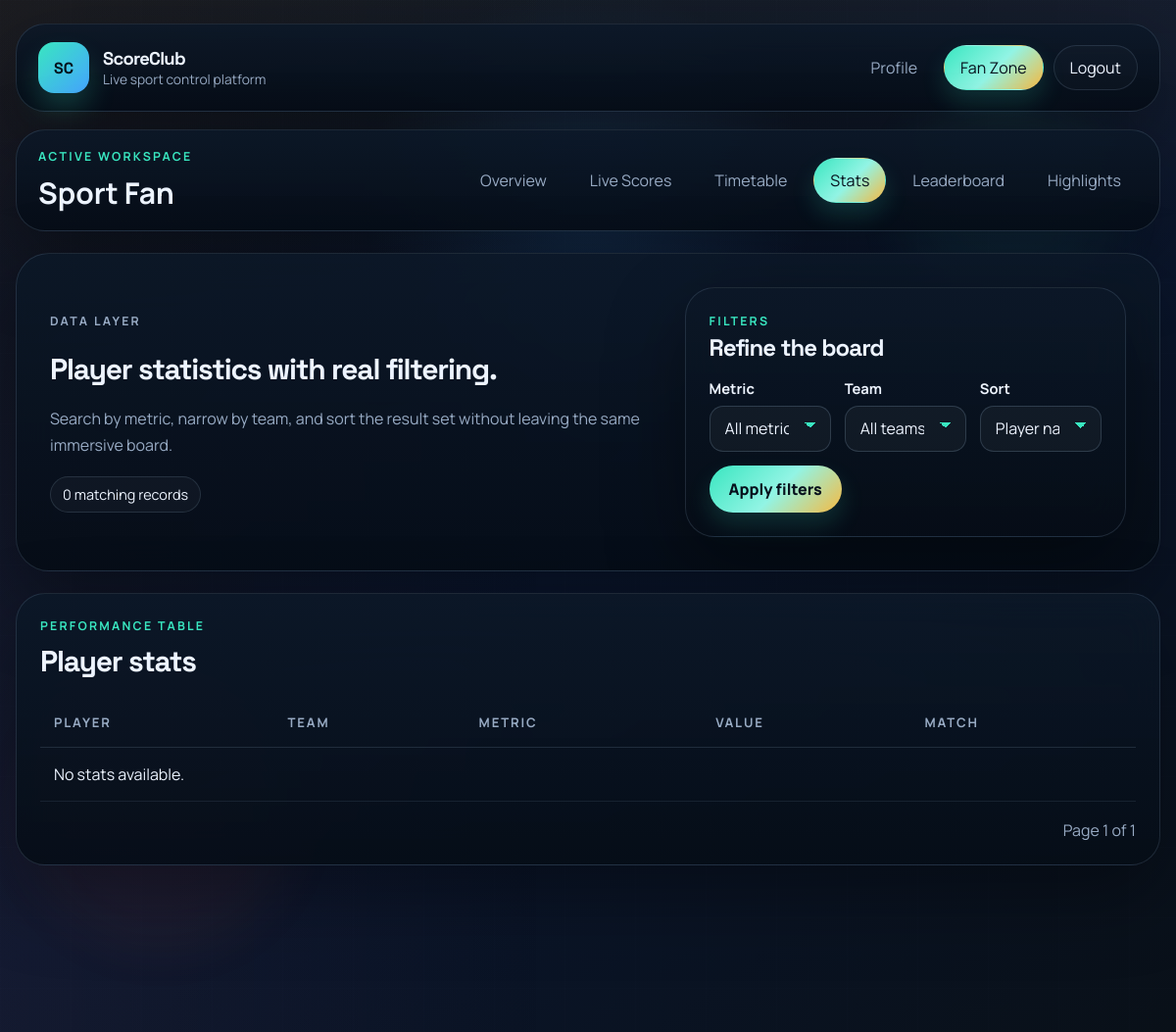
/fan/stats/?metric=&team=&sort=player_name&page=3 (signed in), run on an earlier commit of the app's database.
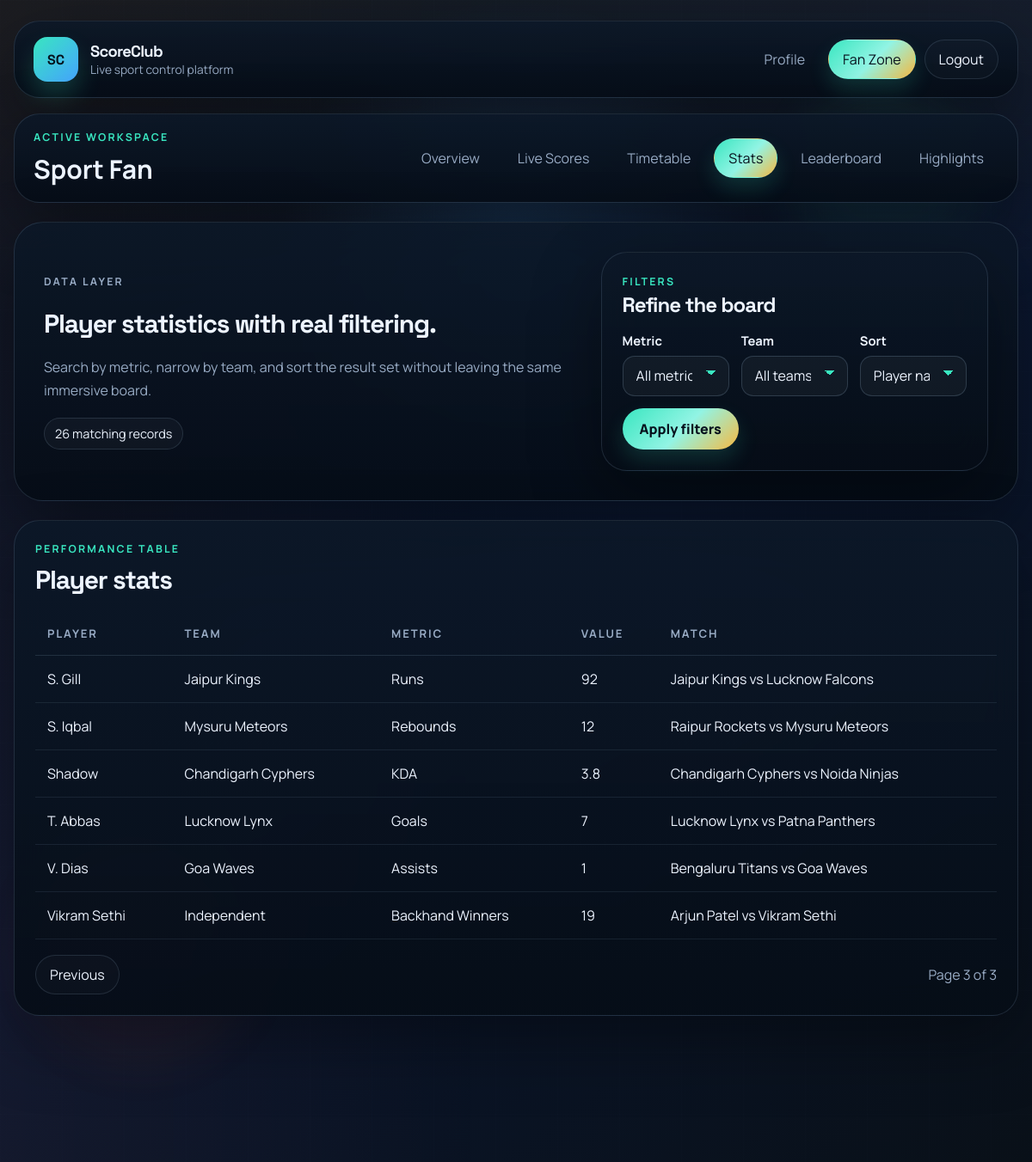
And on a later commit of the database.
### accounts/models.py (models this page shows)
class User(AbstractUser):
	ROLE_FAN = "fan"
	ROLE_ORGANIZER = "organizer"
	ROLE_MEDIA = "media"
	ROLE_CHOICES = [
		(ROLE_FAN, "Sport Fan"),
		(ROLE_ORGANIZER, "Organizer"),
		(ROLE_MEDIA, "Media & Broadcast"),
	]
	role = models.CharField(max_length=20, choices=ROLE_CHOICES)

### organizer/models.py (models this page shows, shortened)
class PlayerStat(models.Model):
	match = models.ForeignKey(Match, on_delete=models.CASCADE, related_name="player_stats")
	player_name = models.CharField(max_length=120)
	team_name = models.CharField(max_length=120)
	metric_name = models.CharField(max_length=80)
	metric_value = models.CharField(max_length=80)
	availability = models.CharField(max_length=80, default="Available")
	updated_at = models.DateTimeField(auto_now=True)
	class Meta:
		ordering = ["player_name"]

class Match(models.Model):
	STATUS_SCHEDULED = "scheduled"
	STATUS_LIVE = "live"
	STATUS_FINISHED = "finished"
	STATUS_CHOICES = [
		(STATUS_SCHEDULED, "Scheduled"),
		(STATUS_LIVE, "Live"),
		(STATUS_FINISHED, "Finished"),
	]
	sport = models.CharField(max_length=50)
	home_team = models.CharField(max_length=100)
	away_team = models.CharField(max_length=100)
	venue = models.CharField(max_length=150)
	start_time = models.DateTimeField()
	status = models.CharField(max_length=20, choices=STATUS_CHOICES, default=STATUS_SCHEDULED)
	created_at = models.DateTimeField(auto_now_add=True)
	class Meta:
		ordering = ["start_time"]

### fan/views.py (the view)
# urls.py: path("stats/", views.stats_view, name="stats"),
@role_required("fan")
def stats_view(request):
	filter_options = _fan_filter_options()
	metric = request.GET.get("metric", "").strip()
	team = request.GET.get("team", "").strip()
	sort = request.GET.get("sort", "player_name").strip() or "player_name"
	stats = PlayerStat.objects.select_related("match").all()
	if metric:
		stats = stats.filter(metric_name__icontains=metric)
	if team:
		stats = stats.filter(team_name__icontains=team)
	stats = stats.order_by(sort)
	paginator = Paginator(stats, 10)
	page_obj = paginator.get_page(request.GET.get("page"))
	return render(
		request,
		"fan/stats.html",
		{
			"stats": page_obj,
			"metric": metric,
			"team": team,
			"sort": sort,
			"stats_count": stats.count(),
			"metrics": filter_options["metrics"],
			"teams": filter_options["teams"],
		},
	)

### fan/views.py (called while the page is built)
def _fan_filter_options():
	return {
		"sports": list(Match.objects.order_by("sport").values_list("sport", flat=True).distinct()),
		"metrics": list(PlayerStat.objects.order_by("metric_name").values_list("metric_name", flat=True).distinct()),
		"teams": list(PlayerStat.objects.order_by("team_name").values_list("team_name", flat=True).distinct()),
	}

### templates/fan/stats.html (shortened to what this page needs)
{% extends 'shared/base.html' %}
{% block content %}
<section class="hero-panel" data-reveal>
    <div class="hero-copy">
        <p class="eyebrow">Data layer</p>
        <h1>Player statistics with real filtering.</h1>
        <p>Search by metric, narrow by team, and sort the result set without leaving the same immersive board.</p>
        <div class="badge-row">
            <span class="chip">{{ stats_count }} matching records</span>
        </div>
    </div>
    <article class="stack-card">
        <div>
            <p class="eyebrow">Filters</p>
            <h2 class="section-heading">Refine the board</h2>
        </div>
        <form method="get" class="form-grid columns-3">
            <div>
                <label for="metric">Metric</label>
                <select id="metric" name="metric">
                    <option value="">All metrics</option>
                </select>
            </div>
            <div>
                <label for="team">Team</label>
                <select id="team" name="team">
                    <option value="">All teams</option>
                </select>
            </div>
            <div>
                <label for="sort">Sort</label>
                <select id="sort" name="sort">
                    <option value="player_name" {% if sort == 'player_name' %}selected{% endif %}>Player name A-Z</option>
                </select>
            </div>
            <div class="form-actions span-12">
                <button type="submit">Apply filters</button>
            </div>
        </form>
    </article>
</section>
<section class="table-shell" data-reveal>
    <div class="table-header">
        <div>
            <p class="eyebrow">Performance table</p>
            <h2 class="section-heading">Player stats</h2>
        </div>
    </div>
    <div class="table-scroll">
        <table>
            <thead>
                <tr>
                    <th>Player</th>
                    <th>Team</th>
                    <th>Metric</th>
                    <th>Value</th>
                    <th>Match</th>
                </tr>
            </thead>
            <tbody>
            {% for item in stats %}
                <tr>
                    <td>{{ item.player_name }}</td>
                    <td>{{ item.team_name }}</td>
                    <td>{{ item.metric_name }}</td>
                    <td>{{ item.metric_value }}</td>
                    <td>{{ item.match.home_team }} vs {{ item.match.away_team }}</td>
                </tr>
            {% empty %}
                <tr>
                    <td colspan="5">No stats available.</td>
                </tr>
            {% endfor %}
            </tbody>
        </table>
    </div>
    <div class="pagination">
        <div class="inline-actions">
            {% if stats.has_previous %}<a href="?metric={{ metric }}&team={{ team }}&sort={{ sort }}&page={{ stats.previous_page_number }}" class="ghost-link pill">Previous</a>{% endif %}
        </div>
        <span>Page {{ stats.number }} of {{ stats.paginator.num_pages }}</span>
    </div>
</section>
{% endblock %}

### templates/shared/base.html (shortened to what this page needs)
{% load static %}
<!doctype html>
<html lang="en">
<head>
    <link rel="stylesheet" href="{% static 'css/main.css' %}">
</head>
<body class="app-body {% block body_class %}{% endblock %}">
{% with current_ns=request.resolver_match.namespace current_name=request.resolver_match.url_name %}
<div class="site-shell" data-spotlight>
    <div class="ambient ambient-one"></div>
    <div class="ambient ambient-two"></div>
    <div class="ambient ambient-grid"></div>
    <header class="site-header panel" data-reveal>
        <a href="{% if user.is_authenticated %}{% if user.role == 'fan' %}{% url 'fan:dashboard' %}{% elif user.role == 'organizer' %}{% url 'organizer:dashboard' %}{% else %}{% url 'media:dashboard' %}{% endif %}{% else %}{% url 'login' %}{% endif %}" class="brandmark">
            <span class="brandmark-badge">SC</span>
            <span>
                <strong>ScoreClub</strong>
                <small>Live sport control platform</small>
            </span>
        </a>
        <nav class="primary-nav">
            {% if user.is_authenticated %}
                <a href="{% url 'profile' %}" class="nav-link {% if current_name == 'profile' %}active{% endif %}">Profile</a>
                {% if user.role == 'fan' %}
                    <a href="{% url 'fan:dashboard' %}" class="nav-link {% if current_ns == 'fan' %}active{% endif %}">Fan Zone</a>
                {% elif user.role == 'organizer' %}
                    <a href="{% url 'organizer:dashboard' %}" class="nav-link {% if current_ns == 'organizer' %}active{% endif %}">Ops Suite</a>
                {% else %}
                    <a href="{% url 'media:dashboard' %}" class="nav-link {% if current_ns == 'media' %}active{% endif %}">Media Hub</a>
                {% endif %}
                <a href="{% url 'logout' %}" class="nav-link nav-link-ghost">Logout</a>
            {% else %}
                <a href="{% url 'login' %}" class="nav-link {% if current_name == 'login' %}active{% endif %}">Login</a>
                <a href="{% url 'register' %}" class="nav-link nav-link-accent {% if current_name == 'register' %}active{% endif %}">Create Account</a>
            {% endif %}
        </nav>
    </header>
    {% if user.is_authenticated %}
    <section class="context-ribbon panel" data-reveal>
        <div>
            <p class="eyebrow">Active workspace</p>
            <h2>{{ user.get_role_display }}</h2>
        </div>
        <div class="pill-nav">
            {% if user.role == 'fan' %}
                <a href="{% url 'fan:dashboard' %}" class="pill {% if current_name == 'dashboard' and current_ns == 'fan' %}active{% endif %}">Overview</a>
                <a href="{% url 'fan:live_scores' %}" class="pill {% if current_name == 'live_scores' %}active{% endif %}">Live Scores</a>
                <a href="{% url 'fan:timetable' %}" class="pill {% if current_name == 'timetable' %}active{% endif %}">Timetable</a>
                <a href="{% url 'fan:stats' %}" class="pill {% if current_name == 'stats' %}active{% endif %}">Stats</a>
                <a href="{% url 'fan:leaderboard' %}" class="pill {% if current_name == 'leaderboard' %}active{% endif %}">Leaderboard</a>
                <a href="{% url 'fan:highlights' %}" class="pill {% if current_name == 'highlights' %}active{% endif %}">Highlights</a>
            {% endif %}
        </div>
    </section>
    {% endif %}
    <main class="page-frame">
        {% block content %}{% endblock %}
    </main>
</div>
{% endwith %}
</body>
</html>

What changed in the data, as far as the page shows it:
added PlayerStat: player_name "S. Gill", team_name "Jaipur Kings", metric_name "Runs", metric_value "92", match.home_team "Jaipur Kings", match.away_team "Lucknow Falcons"
added PlayerStat: player_name "S. Iqbal", team_name "Mysuru Meteors", metric_name "Rebounds", metric_value "12", match.home_team "Raipur Rockets", match.away_team "Mysuru Meteors"
added PlayerStat: player_name "Shadow", team_name "Chandigarh Cyphers", metric_name "KDA", metric_value "3.8", match.home_team "Chandigarh Cyphers", match.away_team "Noida Ninjas"
added PlayerStat: player_name "T. Abbas", team_name "Lucknow Lynx", metric_name "Goals", metric_value "7", match.home_team "Lucknow Lynx", match.away_team "Patna Panthers"
added PlayerStat: player_name "V. Dias", team_name "Goa Waves", metric_name "Assists", metric_value "1", match.home_team "Bengaluru Titans", match.away_team "Goa Waves"
added PlayerStat: player_name "Vikram Sethi", team_name "Independent", metric_name "Backhand Winners", metric_value "19", match.home_team "Arjun Patel", match.away_team "Vikram Sethi"
Also different on the page:
{{ stats_count }}: "0" → "26"
{{ stats.number }}: "1" → "3"
{{ stats.paginator.num_pages }}: "1" → "3"
text no longer shown: "No stats available."
text now shown: "Previous"
